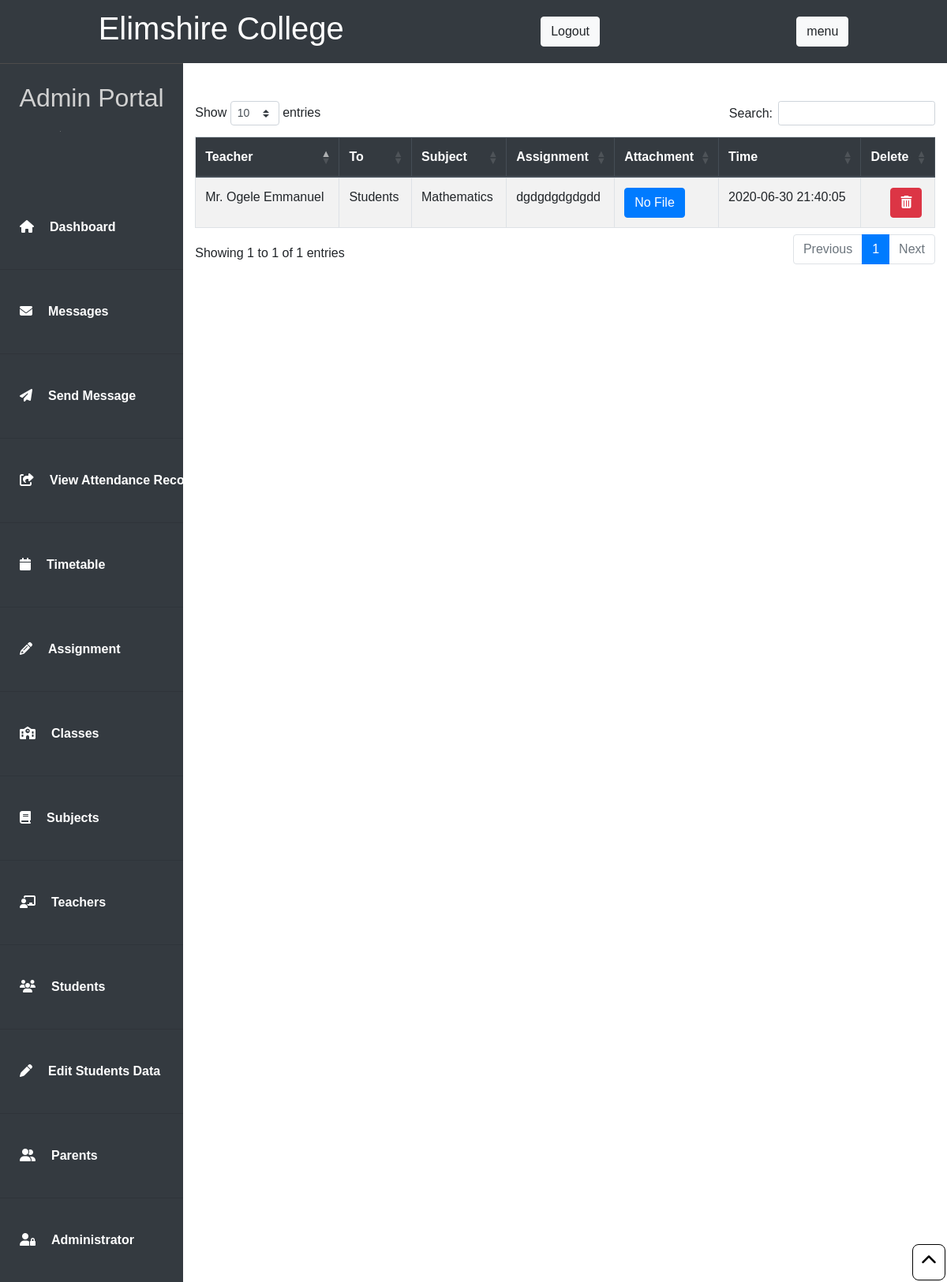
The app's page /admin-assignment.php?pass=43b3f5145f953d2a08ac08720272fba8 (signed in), older data.
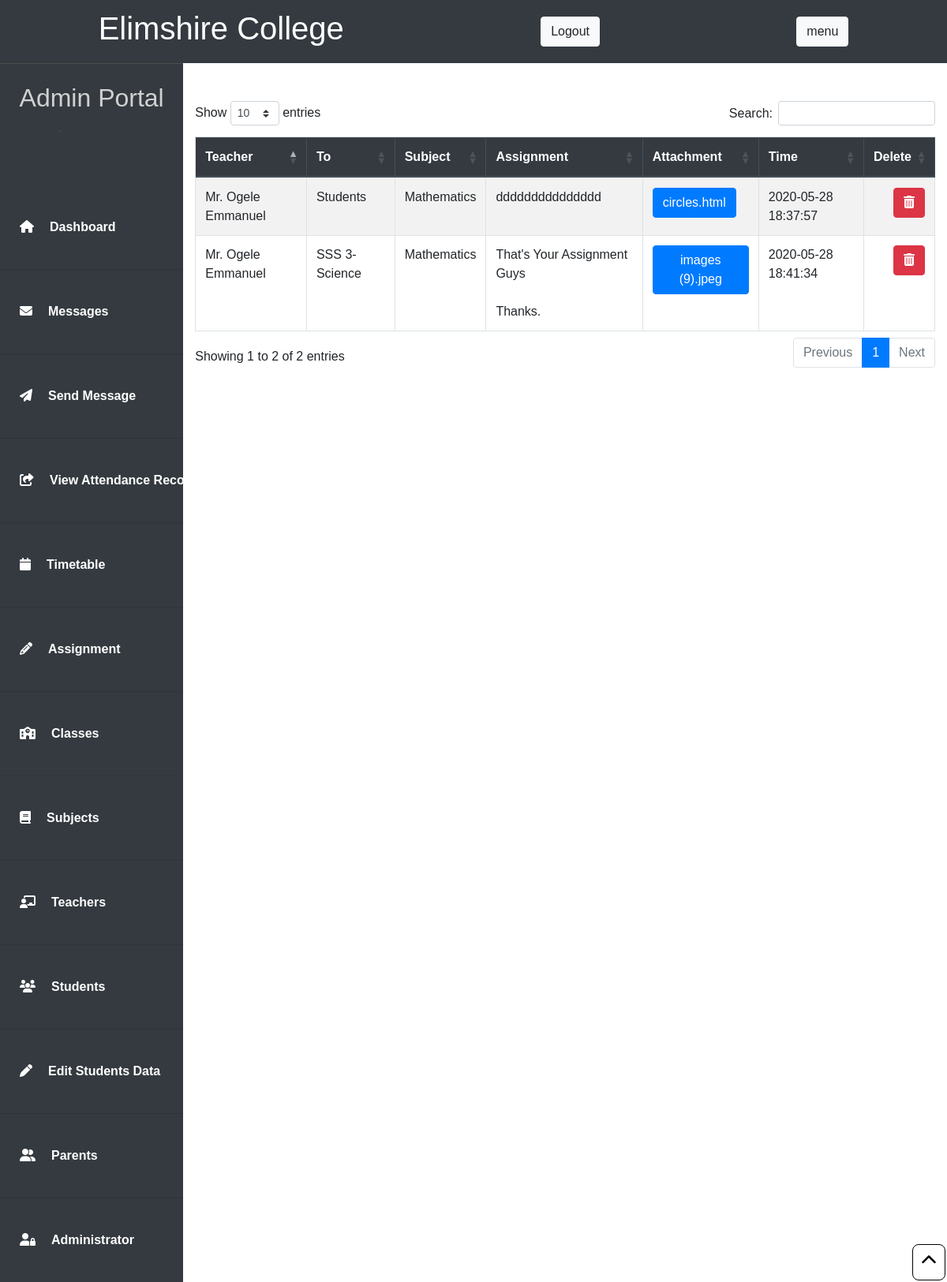
The same page, newer data.
### tables this page shows
CREATE TABLE `assignments` (
  `id` int(11) NOT NULL,
  `Teacher` text NOT NULL,
  `Subject` text NOT NULL,
  `Reciever` text NOT NULL,
  `Assignment` text NOT NULL,
  `Attachment` mediumblob NOT NULL,
  `Time` datetime NOT NULL DEFAULT current_timestamp()
);

### admin-assignment.php (the view, shortened to what this page needs)
<?php
if (array_key_exists("pass", $_GET)) {
  $pass = $_GET['pass'];
}else{
    header("Location: index.php");
}
?>
<?php include "header.php"; include "admin-nav.php"; ?>
<div class="det">
<br>
<div class="container bg-white round"><br>
<table class="table table-striped table-bordered" id="table">
        <thead class="thead-dark">
          <tr>
            <th>Teacher</th>
            <th>To</th>
            <th>Subject</th>
            <th>Assignment</th>
            <th>Attachment</th>
            <th>Time</th>
            <th>Delete</th>
          </tr>
        </thead>
<tbody>
<?php
    $query = "SELECT * FROM `assignments`";
    $result = mysqli_query($link, $query);
    while ($row = mysqli_fetch_array($result)) {
    $teacher = $row['Teacher'];
    $subject = $row['Subject'];
    $reciever = $row['Reciever'];
    $assignment = $row['Assignment'];
    $file = $row['Attachment'];
    $time = $row['Time'];
    $assignment_id = $row['id'];
?>
          <tr>
            <td><?php echo $teacher; ?></td>
            <td><?php echo $reciever; ?></td>
            <td><?php echo $subject; ?></td>
            <td><?php echo nl2br($assignment); ?></td>
            <td><a class="btn btn-primary" target="_blank" href='<?php if ($file) {
 echo "./Files/Attached_Assignment_Files/$file";
}else {
  echo "#";
} ?>'><?php if ($file) {
 echo $file;
}else {
  echo "No File";
} ?></a></td>
            <td><?php echo $time; ?></td>
            <td><a href="admin-assignment.php?pass=<?php echo $pass ?>&&id=<?php echo $assignment_id; ?>"><button style="margin-left: 25px;" class="btn btn-danger"><i class="fas fa-trash-alt"></i></button></a></td>
          </tr>
<?php
}
?>
</tbody>
</table>
</div>
</div>
<?php include "footer.php"; ?>

### header.php (shortened to what this page needs)
<!DOCTYPE html>
<html lang="en">
<head>
    <link rel="stylesheet" href="main.css">
    <link rel="stylesheet" href="./fontawesome-free-5.12.1-web/css/all.css">
    <link rel="stylesheet" href="https://stackpath.bootstrapcdn.com/bootstrap/4.5.0/css/bootstrap.min.css">
    <link rel="stylesheet" type="text/css" href="https://cdn.datatables.net/1.10.21/css/dataTables.bootstrap4.min.css"/>
</head>
<body>
<a href="#top"><button class="btn btn-primary" id="backtotop"><center><i id="chev-up" class="fas fa-chevron-up"></i></center></button></a>

### admin-nav.php (shortened to what this page needs)
<?php
include 'connection.php';
$id = $_SESSION['id'];
$query = "SELECT * FROM `admin` WHERE id = $id";
$result = mysqli_query( $link, $query );
$row = mysqli_fetch_array( $result );
$passport_show = $row['Passport'];
$display = $_SESSION['name'];
$secretpass = $row['Password'];
?>
<div class = 'nav'><h1>Elimshire College</h1>
<form action = 'logout.php' method = 'post'>
<button class = 'btn btn-light' name = 'logout-btn' type = 'submit'>Logout</button>
</form>
<button class = 'btn btn-light' id = 'menu'>menu</button>
</div>
<div class = 'main'>
<nav id = 'side-nav' class = 'side-nav'>
<br><h2>Admin Portal</h2>
<img style = 'width: 110px; height: 100px; border-radius: 50%;' src = "./Files/Admins_Passport/<?php echo $passport_show; ?>" alt = "<?php echo $display ?>">
<?php $messagepass = md5( md5( 'admin' ) );
?>
<ul>
<a style = 'text-decoration: none; color: white;' href = 'logged.php'><li><i class = 'fas fa-home'></i>Dashboard</li></a>
<hr><a style = 'text-decoration: none; color: white;' href = '<?php echo "admin-messages.php?messagepass=$messagepass";?>'><li><i class = 'fas fa-envelope'></i>Messages</li></a>
<hr><a style = 'text-decoration: none; color: white;' href = '<?php echo "admin-send-message.php?pass=$secretpass";?>'><li><i class = 'fas fa-paper-plane'></i>Send Message</li></a>
<hr><a style = 'text-decoration: none; color: white;' href = '<?php echo "admin-view-attendance.php?pass=$secretpass";?>'><li><i class = 'fas fa-share-square'></i>View Attendance Record</li></a>
<hr><a style = 'text-decoration: none; color: white;' href = '<?php echo "timetable.php?pass=$secretpass";?>'><li><i class = 'fas fa-calendar'></i>Timetable</li></a>
<hr><a style = 'text-decoration: none; color: white;' href = '<?php echo "admin-assignment.php?pass=$secretpass";?>'><li><i class = 'fas fa-pencil-alt'></i>Assignment</li></a>
<hr><a style = 'text-decoration: none; color: white;' href = '<?php echo "classes.php?pass=$secretpass";?>'><li><i class = 'fas fa-school'></i>Classes</li></a>
<hr><a style = 'text-decoration: none; color: white;' href = '<?php echo "subject.php?pass=$secretpass";?>'><li><i class = 'fas fa-book'></i>Subjects</li></a>
<hr><a style = 'text-decoration: none; color: white;' href = '<?php echo "teachers.php?pass=$secretpass";?>'><li><i class = 'fas fa-chalkboard-teacher'></i>Teachers</li></a>
<hr><a style = 'text-decoration: none; color: white;' href = '<?php echo "students.php?pass=$secretpass";?>'><li><i class = 'fas fa-users'></i>Students</li></a>
<hr><a style = 'text-decoration: none; color: white;' href = '<?php echo "edit-students.php?pass=$secretpass";?>'><li><i class = 'fas fa-pen'></i>Edit Students Data</li></a>
<hr><a style = 'text-decoration: none; color: white;' href = '<?php echo "parents.php?pass=$secretpass";?>'><li><i class = 'fas fa-user-friends'></i>Parents</li></a>
<hr><a style = 'text-decoration: none; color: white;' href = '<?php echo "admin-panel.php?pass=$secretpass";?>'><li><i class = 'fas fa-user-lock'></i>Administrator</li></a>
</ul>
</nav>

### footer.php (shortened to what this page needs)
</body>
</html>

### main.css (style rules this page uses)
* { margin: 0; padding: 0; font-family: sans-serif; }
#backtotop { z-index: 400000; position: fixed; right: 2px; bottom: 2px; background-color: white; padding: 10px; border-radius: 8px; border: 1px solid black; text-align: center; cursor: pointer; }
#chev-up { color: black; font-size: 20px; }
.nav { width: 100%; height: 10vh; background-color: #343A40; display: -webkit-box; display: -ms-flexbox; display: flex; -webkit-box-align: center; -ms-flex-align: center; align-items: center; -ms-flex-pack: distribute; justify-content: space-around; }
.nav h1 { color: #fff; }
body { background-color: #eeecec; }
html { scroll-behavior: smooth; }
.side-nav { width: 24%; display: -webkit-box; display: -ms-flexbox; display: flex; -webkit-box-align: center; -ms-flex-align: center; align-items: center; -webkit-box-orient: vertical; -webkit-box-direction: normal; -ms-flex-direction: column; flex-direction: column; color: #d1d1d1; height: auto; background-color: #343A40; border-top: 1px solid #4d4c4c; -webkit-transform: translateX(0); transform: translateX(0); -webkit-transition: all 1s ease-in-out; transition: all 1s ease-in-out; }
.side-nav ul { width: 100%; font-family: sans-serif; font-size: 16px; }
.side-nav ul a { font-weight: bolder; }
.side-nav ul li { margin-left: 25px; list-style: none; width: 100%; padding: 25px 0; color: white; }
.side-nav ul li i { margin-right: 20px; }
.det { width: 100%; background-color: white; }
.main { display: -webkit-box; display: -ms-flexbox; display: flex; width: 100%; }
#table td { word-wrap: break-word; }

Row changes from the older to the newer data that the page shows:
removed assignments: Teacher "Mr. Ogele Emmanuel", Reciever "Students", Subject "Mathematics", Assignment "dgdgdgdgdgdd", Attachment "No File", Time "2020-06-30 21:40:05"
added assignments: Teacher "Mr. Ogele Emmanuel", Reciever "Students", Subject "Mathematics", Assignment "ddddddddddddddd", Attachment "circles.html", Time "2020-05-28 18:37:57"
added assignments: Teacher "Mr. Ogele Emmanuel", Reciever "SSS 3-Science", Subject "Mathematics", Assignment "That's Your Assignment Guys Thanks.", Attachment "images (9).jpeg", Time "2020-05-28 18:41:34"
Text that changed along with them:
text written by a page script: "Show entries Search: Showing 1 to 1 of 1 entries Previous 1 Next" → "Show entries Search: Showing 1 to 2 of 2 entries Previous 1 Next"
